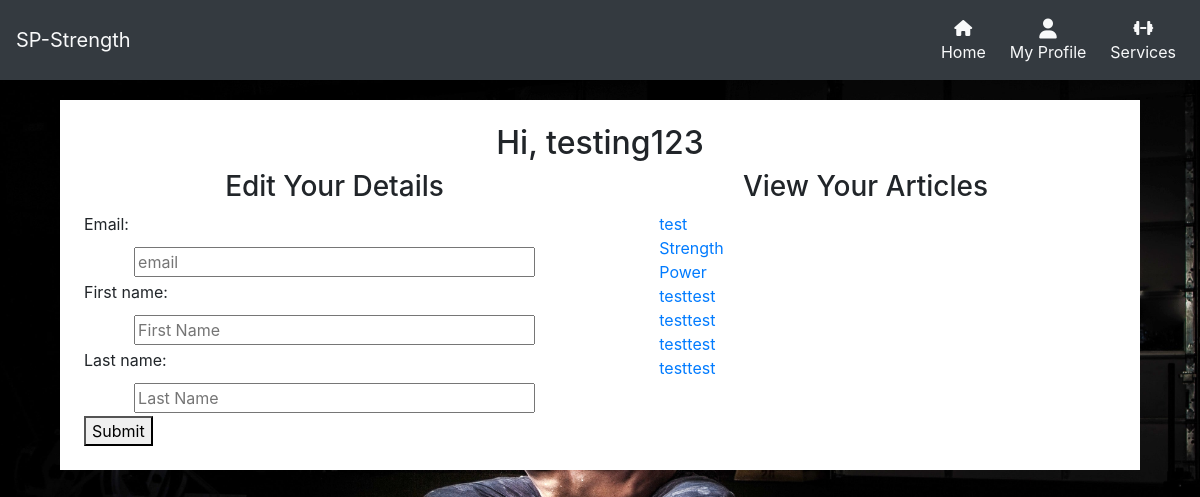
The app's page /profiles/ (signed in), older data.
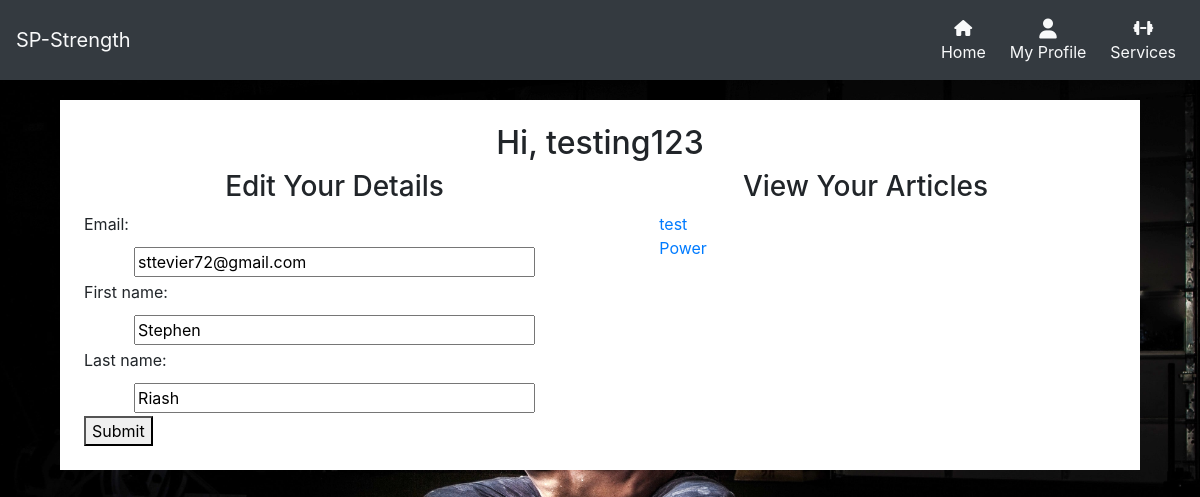
The same page, newer data.
### profiles/models.py (models this page shows)
class UserProfile(models.Model):
    user = models.OneToOneField(User, on_delete=models.CASCADE, editable=False)
    email = models.EmailField(max_length=256, null=True, blank=True)
    first_name = models.CharField(max_length=80, null=True, blank=True)
    last_name = models.CharField(max_length=80, null=True, blank=True)
    def __str__(self):
        return self.user.username

### services/models.py (models this page shows, shortened)
class Training_Type(models.Model):
    name = models.CharField(max_length=64)
    description = models.TextField()
    article = models.TextField(null=True, blank=True)
    image = models.ImageField()
    price = models.DecimalField(decimal_places=2, max_digits=5, null=False, blank=False, default=9.99)

### profiles/views.py (the view)
# urls.py: path('', views.index, name='home'),
def index(request):
    if request.user.is_authenticated:
        profile = get_object_or_404(UserProfile, user=request.user)
        if request.method == 'POST':
            form = UserInfoForm(request.POST, instance=profile)
            if form.is_valid():
                form.save()
                return redirect('profiles')
        else:
            purchase_orders = PurchaseOrder.objects.filter(user_profile=profile)
            articles_purchased = (item.product for item in purchase_orders)
            form = UserInfoForm(instance=profile)
            context = {
                'profile': profile,
                'form': form,
                'articles': articles_purchased
            }
            return render(request, 'profiles/index.html', context)
    else:
        return redirect('account_login')

### profiles/forms.py
class UserInfoForm(forms.ModelForm):
    class Meta:
        model = UserProfile
        fields = "__all__"
    def __init__(self, *args, **kwargs):
        super().__init__(*args, **kwargs)
        placeholders = {
            'email': 'email',
            'first_name': 'First Name',
            'last_name': 'Last Name',
        }
        self.fields['first_name'].widget.attrs['autofocus'] = True
        for field in self.fields:
            placeholder = placeholders[field]
            self.fields[field].widget.attrs['placeholder'] = placeholder
            self.fields[field].widget.attrs['class'] = 'formstyle'

### profiles/templates/profiles/index.html (shortened to what this page needs)
<!DOCTYPE html>
{% extends 'base.html' %}
{% load static %}
{% block content %}
    <div class="container-fluid top-margin services-container p-4">
    <h2 class="header-font text-center">Hi, {{ profile }}</h2>
        <div class="row">
            <div class="col-12 col-lg-6">
                <h3 class="text-center">Edit Your Details</h3>
                <form action = "{% url 'profiles' %}" method = "POST" id="user_info_update">
                    {{ form }}
                    <button type="submit">Submit</button>
                </form>
            </div>
            <div class="col-12 col-lg-6">
                <h3 class="text-center">View Your Articles</h3>
                    {% for article in articles %}
                <div class="row">
                    <div class="col-10 offset-1">
                        <a href="{% url 'article' article.name %}">{{article.name}}</a>
                    </div>
                </div>
                    {% endfor %}
            </div>
        </div>
    </div>
{% endblock %}

Row changes from the older to the newer data that the page shows:
no longer on this page (row unchanged): Training_Type: name "Strength"
no longer on this page (row unchanged): Training_Type: name "testtest"
changed UserProfile "testing123": email (not shown) → "sttevier72@gmail.com"; first_name (not shown) → "Stephen"; last_name (not shown) → "Riash"
